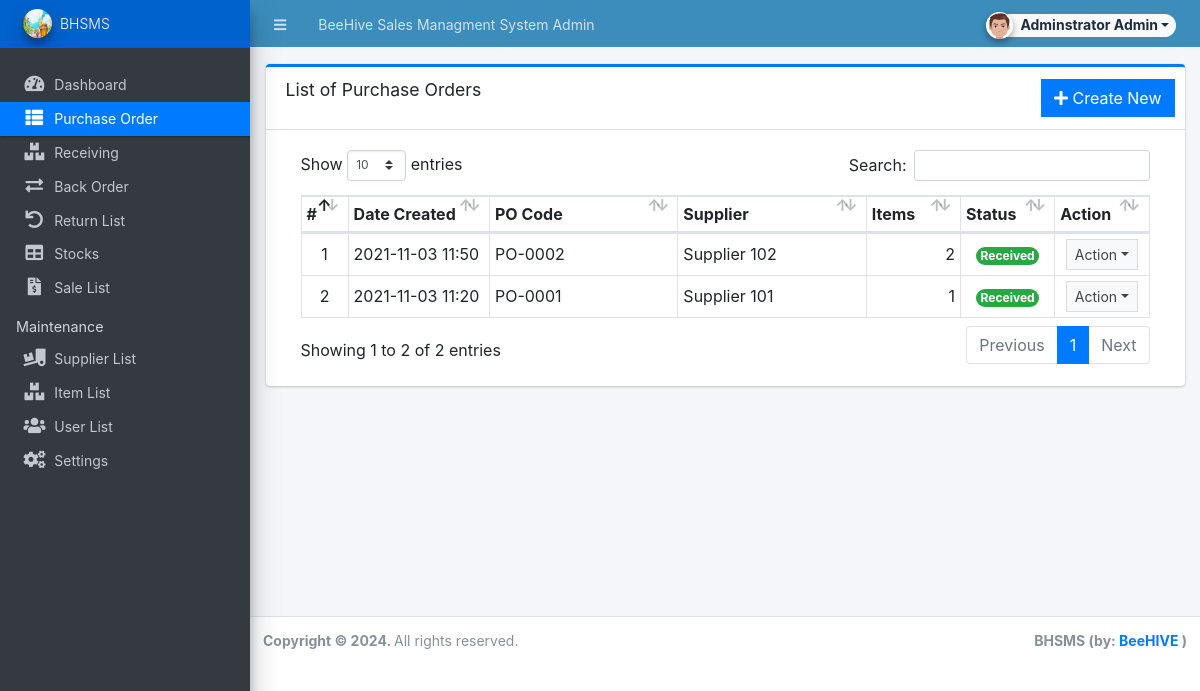
Page /admin/?page=purchase_order (signed in) on the committed database.
### tables this page shows
CREATE TABLE `purchase_order_list` (
  `id` int(30) NOT NULL,
  `po_code` varchar(50) NOT NULL,
  `supplier_id` int(30) NOT NULL,
  `amount` float NOT NULL,
  `discount_perc` float NOT NULL DEFAULT 0,
  `discount` float NOT NULL DEFAULT 0,
  `tax_perc` float NOT NULL DEFAULT 0,
  `tax` float NOT NULL DEFAULT 0,
  `remarks` text NOT NULL,
  `status` tinyint(4) NOT NULL DEFAULT 0 COMMENT '0 = pending, 1 = partially received, 2 =received',
  `date_created` datetime NOT NULL DEFAULT current_timestamp(),
  `date_updated` datetime NOT NULL DEFAULT current_timestamp() ON UPDATE current_timestamp()
);

CREATE TABLE `supplier_list` (
  `id` int(30) NOT NULL,
  `name` text NOT NULL,
  `address` text NOT NULL,
  `cperson` text NOT NULL,
  `contact` text NOT NULL,
  `status` tinyint(1) NOT NULL DEFAULT 1,
  `date_created` datetime NOT NULL DEFAULT current_timestamp(),
  `date_updated` datetime NOT NULL DEFAULT current_timestamp() ON UPDATE current_timestamp()
);

### admin/purchase_order/index.php (the view, shortened to what this page needs)
<div class="card card-outline card-primary">
	<div class="card-header">
		<h3 class="card-title">List of Purchase Orders</h3>
        <div class="card-tools">
			<a href="<?php echo base_url ?>admin/?page=purchase_order/manage_po" class="btn btn-flat btn-primary"><span class="fas fa-plus"></span>  Create New</a>
		</div>
	</div>
	<div class="card-body">
		<div class="container-fluid">
        <div class="container-fluid">
			<table class="table table-bordered table-stripped">
                    <colgroup>
                        <col width="5%">
                        <col width="15%">
                        <col width="20%">
                        <col width="20%">
                        <col width="10%">
                        <col width="10%">
                        <col width="10%">
                    </colgroup>
                    <thead>
                        <tr>
                            <th>#</th>
                            <th>Date Created</th>
                            <th>PO Code</th>
                            <th>Supplier</th>
                            <th>Items</th>
                            <th>Status</th>
                            <th>Action</th>
                        </tr>
                    </thead>
                    <tbody>
                        <?php
                        $i = 1;
                        $qry = $conn->query("SELECT p.*, s.name as supplier FROM `purchase_order_list` p inner join supplier_list s on p.supplier_id = s.id order by p.`date_created` desc");
                        while($row = $qry->fetch_assoc()):
                            $row['items'] = $conn->query("SELECT count(item_id) as `items` FROM `po_items` where po_id = '{$row['id']}' ")->fetch_assoc()['items'];
                        ?>
                            <tr>
                                <td class="text-center"><?php echo $i++; ?></td>
                                <td><?php echo date("Y-m-d H:i",strtotime($row['date_created'])) ?></td>
                                <td><?php echo $row['po_code'] ?></td>
                                <td><?php echo $row['supplier'] ?></td>
                                <td class="text-right"><?php echo number_format($row['items']) ?></td>
                                <td class="text-center">
                                    <?php if($row['status'] == 0): ?>
                                        <span class="badge badge-primary rounded-pill">Pending</span>
                                    <?php elseif($row['status'] == 1): ?>
                                        <span class="badge badge-warning rounded-pill">Partially received</span>
                                        <?php elseif($row['status'] == 2): ?>
                                        <span class="badge badge-success rounded-pill">Received</span>
                                    <?php else: ?>
                                        <span class="badge badge-danger rounded-pill">N/A</span>
                                    <?php endif; ?>
                                </td>
                                <td align="center">
                                    <button type="button" class="btn btn-flat btn-default btn-sm dropdown-toggle dropdown-icon" data-toggle="dropdown">
                                            Action
                                    </button>
                                </td>
                            </tr>
                        <?php endwhile; ?>
                    </tbody>
                </table>
		</div>
		</div>
	</div>
</div>

### rows in the picture
purchase_order_list: date_created "2021-11-03 11:50", po_code "PO-0002", supplier.name "Supplier 102", items "2", status "Received"
purchase_order_list: date_created "2021-11-03 11:20", po_code "PO-0001", supplier.name "Supplier 101", items "1", status "Received"

### other values in the picture
$_settings->info('name') "BeeHive Sales Managment System"
$_settings->userdata('firstname').' '.$_settings->userdata('lastname') "Adminstrator Admin"
$_settings->info('short_name') "BHSMS"
